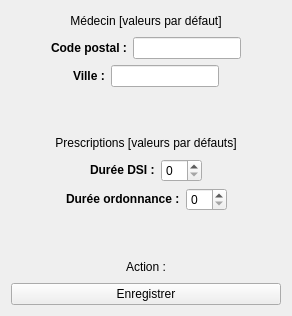
      <widget class="QWidget" name="tabParametres">
       <attribute name="title">
        <string>Paramètres</string>
       </attribute>
       <layout class="QGridLayout" name="gridLayout_6">
        <item row="0" column="0">
         <layout class="QVBoxLayout" name="verticalLayout_42">
          <item>
           <layout class="QVBoxLayout" name="verticalLayout_40">
            <item>
             <widget class="QLabel" name="labelMedecin">
              <property name="minimumSize">
               <size>
                <width>0</width>
                <height>20</height>
               </size>
              </property>
              <property name="maximumSize">
               <size>
                <width>16777215</width>
                <height>20</height>
               </size>
              </property>
              <property name="text">
               <string>&lt;html&gt;&lt;head/&gt;&lt;body&gt;&lt;p align=&quot;center&quot;&gt;Médecin [valeurs par défaut]&lt;/p&gt;&lt;/body&gt;&lt;/html&gt;</string>
              </property>
             </widget>
            </item>
            <item>
             <layout class="QVBoxLayout" name="verticalLayout_38">
              <item>
               <layout class="QHBoxLayout" name="horizontalLayout_17">
                <item>
                 <spacer name="horizontalSpacer">
                  <property name="orientation">
                   <enum>Qt::Horizontal</enum>
                  </property>
                  <property name="sizeHint" stdset="0">
                   <size>
                    <width>40</width>
                    <height>20</height>
                   </size>
                  </property>
                 </spacer>
                </item>
                <item>
                 <widget class="QLabel" name="labelCPMedecin">
                  <property name="text">
                   <string>&lt;html&gt;&lt;head/&gt;&lt;body&gt;&lt;p&gt;&lt;span style=&quot; font-weight:600;&quot;&gt;Code postal :&lt;/span&gt;&lt;/p&gt;&lt;/body&gt;&lt;/html&gt;</string>
                  </property>
                 </widget>
                </item>
                <item>
                 <widget class="QLineEdit" name="lineEditCPMedecin"/>
                </item>
                <item>
                 <spacer name="horizontalSpacer_2">
                  <property name="orientation">
                   <enum>Qt::Horizontal</enum>
                  </property>
                  <property name="sizeHint" stdset="0">
                   <size>
                    <width>40</width>
                    <height>20</height>
                   </size>
                  </property>
                 </spacer>
                </item>
               </layout>
              </item>
              <item>
               <layout class="QHBoxLayout" name="horizontalLayout_18">
                <item>
                 <spacer name="horizontalSpacer_3">
                  <property name="orientation">
                   <enum>Qt::Horizontal</enum>
                  </property>
                  <property name="sizeHint" stdset="0">
                   <size>
                    <width>40</width>
                    <height>20</height>
                   </size>
                  </property>
                 </spacer>
                </item>
                <item>
                 <widget class="QLabel" name="labelVilleMedecin">
                  <property name="text">
                   <string>&lt;html&gt;&lt;head/&gt;&lt;body&gt;&lt;p&gt;&lt;span style=&quot; font-weight:600;&quot;&gt;Ville :&lt;/span&gt;&lt;/p&gt;&lt;/body&gt;&lt;/html&gt;</string>
                  </property>
                 </widget>
                </item>
                <item>
                 <widget class="QLineEdit" name="lineEditVilleMedecin"/>
                </item>
                <item>
                 <spacer name="horizontalSpacer_4">
                  <property name="orientation">
                   <enum>Qt::Horizontal</enum>
                  </property>
                  <property name="sizeHint" stdset="0">
                   <size>
                    <width>40</width>
                    <height>20</height>
                   </size>
                  </property>
                 </spacer>
                </item>
               </layout>
              </item>
             </layout>
            </item>
           </layout>
          </item>
          <item>
           <layout class="QVBoxLayout" name="verticalLayout_41">
            <item>
             <spacer name="verticalSpacer_4">
              <property name="orientation">
               <enum>Qt::Vertical</enum>
              </property>
              <property name="sizeHint" stdset="0">
               <size>
                <width>20</width>
                <height>40</height>
               </size>
              </property>
             </spacer>
            </item>
            <item>
             <widget class="QLabel" name="labelPrescriptionsMedecin">
              <property name="minimumSize">
               <size>
                <width>0</width>
                <height>20</height>
               </size>
              </property>
              <property name="maximumSize">
               <size>
                <width>16777215</width>
                <height>20</height>
               </size>
              </property>
              <property name="text">
               <string>&lt;html&gt;&lt;head/&gt;&lt;body&gt;&lt;p align=&quot;center&quot;&gt;Prescriptions [valeurs par défauts]&lt;/p&gt;&lt;/body&gt;&lt;/html&gt;</string>
              </property>
             </widget>
            </item>
            <item>
             <layout class="QVBoxLayout" name="verticalLayout_39">
              <item>
               <layout class="QHBoxLayout" name="horizontalLayout_19">
                <item>
                 <spacer name="horizontalSpacer_5">
                  <property name="orientation">
                   <enum>Qt::Horizontal</enum>
                  </property>
                  <property name="sizeHint" stdset="0">
                   <size>
                    <width>40</width>
                    <height>20</height>
                   </size>
                  </property>
                 </spacer>
                </item>
                <item>
                 <widget class="QLabel" name="labelDureeDSIMedecin">
                  <property name="text">
                   <string>&lt;html&gt;&lt;head/&gt;&lt;body&gt;&lt;p&gt;&lt;span style=&quot; font-weight:600;&quot;&gt;Durée DSI :&lt;/span&gt;&lt;/p&gt;&lt;/body&gt;&lt;/html&gt;</string>
                  </property>
                 </widget>
                </item>
                <item>
                 <widget class="QSpinBox" name="spinBoxDureeDSIMedecin"/>
                </item>
                <item>
                 <spacer name="horizontalSpacer_6">
                  <property name="orientation">
                   <enum>Qt::Horizontal</enum>
                  </property>
                  <property name="sizeHint" stdset="0">
                   <size>
                    <width>40</width>
                    <height>20</height>
                   </size>
                  </property>
                 </spacer>
                </item>
               </layout>
              </item>
              <item>
               <layout class="QHBoxLayout" name="horizontalLayout_20">
                <item>
                 <spacer name="horizontalSpacer_7">
                  <property name="orientation">
                   <enum>Qt::Horizontal</enum>
                  </property>
                  <property name="sizeHint" stdset="0">
                   <size>
                    <width>40</width>
                    <height>20</height>
                   </size>
                  </property>
                 </spacer>
                </item>
                <item>
                 <widget class="QLabel" name="labelDureeOrdonnanceMedecin">
                  <property name="text">
                   <string>&lt;html&gt;&lt;head/&gt;&lt;body&gt;&lt;p&gt;&lt;span style=&quot; font-weight:600;&quot;&gt;Durée ordonnance :&lt;/span&gt;&lt;/p&gt;&lt;/body&gt;&lt;/html&gt;</string>
                  </property>
                 </widget>
                </item>
                <item>
                 <widget class="QSpinBox" name="spinBoxDureeOrdonnanceMedecin"/>
                </item>
                <item>
                 <spacer name="horizontalSpacer_8">
                  <property name="orientation">
                   <enum>Qt::Horizontal</enum>
                  </property>
                  <property name="sizeHint" stdset="0">
                   <size>
                    <width>40</width>
                    <height>20</height>
                   </size>
                  </property>
                 </spacer>
                </item>
               </layout>
              </item>
             </layout>
            </item>
           </layout>
          </item>
          <item>
           <spacer name="verticalSpacer">
            <property name="orientation">
             <enum>Qt::Vertical</enum>
            </property>
            <property name="sizeHint" stdset="0">
             <size>
              <width>20</width>
              <height>40</height>
             </size>
            </property>
           </spacer>
          </item>
          <item>
           <layout class="QVBoxLayout" name="verticalLayout_37">
            <item>
             <widget class="QLabel" name="labelActionParametres">
              <property name="minimumSize">
               <size>
                <width>0</width>
                <height>20</height>
               </size>
              </property>
              <property name="maximumSize">
               <size>
                <width>16777215</width>
                <height>20</height>
               </size>
              </property>
              <property name="text">
               <string>&lt;html&gt;&lt;head/&gt;&lt;body&gt;&lt;p align=&quot;center&quot;&gt;Action :&lt;/p&gt;&lt;/body&gt;&lt;/html&gt;</string>
              </property>
             </widget>
            </item>
            <item>
             <widget class="QPushButton" name="pushButtonEnregistrer">
              <property name="text">
               <string>Enregistrer</string>
              </property>
             </widget>
            </item>
           </layout>
          </item>
         </layout>
        </item>
       </layout>
      </widget>
